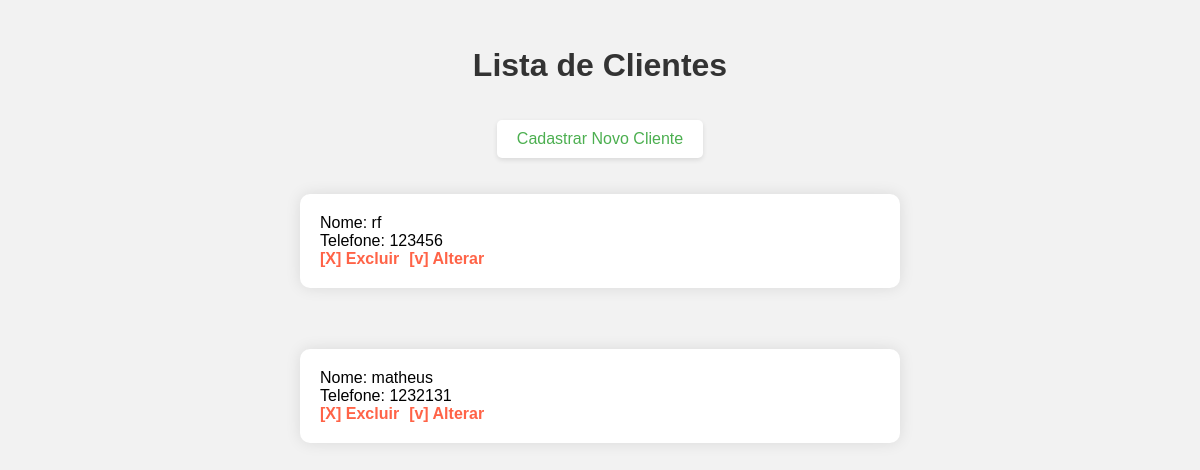
Page /admin/lista_clientes.php on the committed database.
### tables this page shows
CREATE TABLE `clientes` (
  `id` int(11) NOT NULL,
  `nome` varchar(100) NOT NULL,
  `senha` varchar(15) NOT NULL,
  `usuario` varchar(15) NOT NULL,
  `telefone` int(11) NOT NULL
);

### admin/lista_clientes.php (the view, shortened to what this page needs)
<head>
 <link rel="stylesheet" href="../estilo/lista_clientes.css">
</head>
<body>
    <h2>Lista de Clientes</h2>
    <p><a href="?pg=form_cliente">Cadastrar Novo Cliente</a></p>
<?php
    include_once("../config.inc.php");
    $sql = mysqli_query($conexao,"SELECT * FROM clientes");
    while($clientes = mysqli_fetch_array($sql)){
        echo "<div class='client-details'>";
        echo "Nome: $clientes[nome] <br>";
        echo "Telefone: $clientes[telefone] <br>";
        echo "<a href=?pg=excluir_cliente&id=$clientes[id]><b>[X] Excluir</b></a>";
        echo "<a href=?pg=form_altera_cliente&id=$clientes[id]><b>[v] Alterar</b></a>";
        echo "</div><hr>";
    }
    mysqli_close($conexao); ?>
    </body>

### estilo/lista_clientes.css (style rules this page uses)
body { margin: 0; font-family: Arial, sans-serif; background-color: #f2f2f2; display: flex; flex-direction: column; align-items: center; padding: 20px; }
h2 { color: #333; text-align: center; font-size: 2em; margin-bottom: 20px; }
a[href="?pg=form_cliente"] { color: #4CAF50; text-decoration: none; font-size: 1em; margin-bottom: 20px; display: inline-block; padding: 10px 20px; background-color: #ffffff; border-radius: 5px; box-shadow: 0 2px 5px rgba(0, 0, 0, 0.1); }
.client-details { background-color: #ffffff; padding: 20px; border-radius: 10px; box-shadow: 0 0 15px rgba(0, 0, 0, 0.1); margin-bottom: 20px; width: 100%; max-width: 600px; text-align: left; box-sizing: border-box; }
.client-details a { color: #FF6347; text-decoration: none; font-weight: bold; margin-right: 10px; }

### rows in the picture
clientes: nome "rf", telefone "123456"
clientes: nome "matheus", telefone "1232131"
